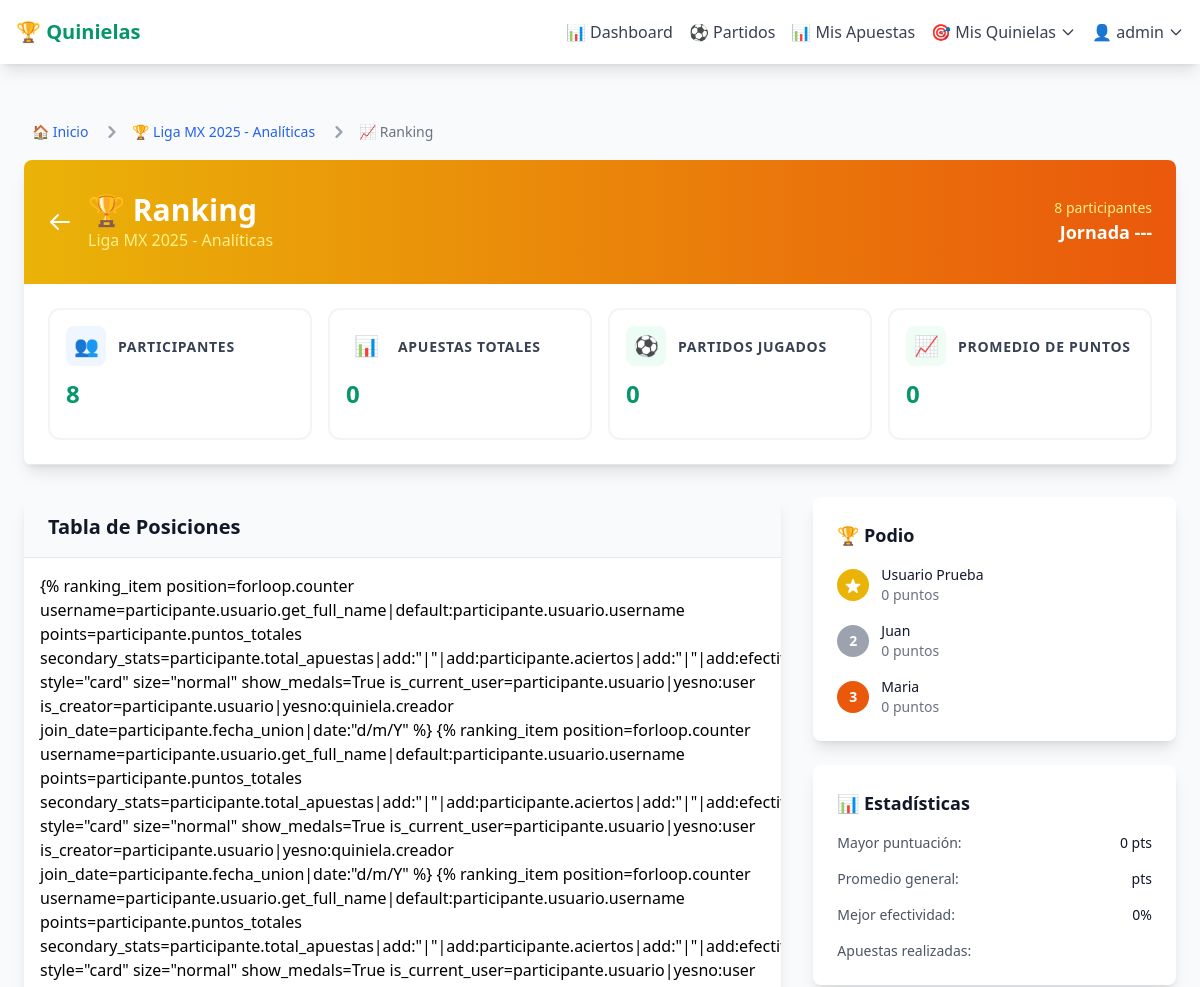
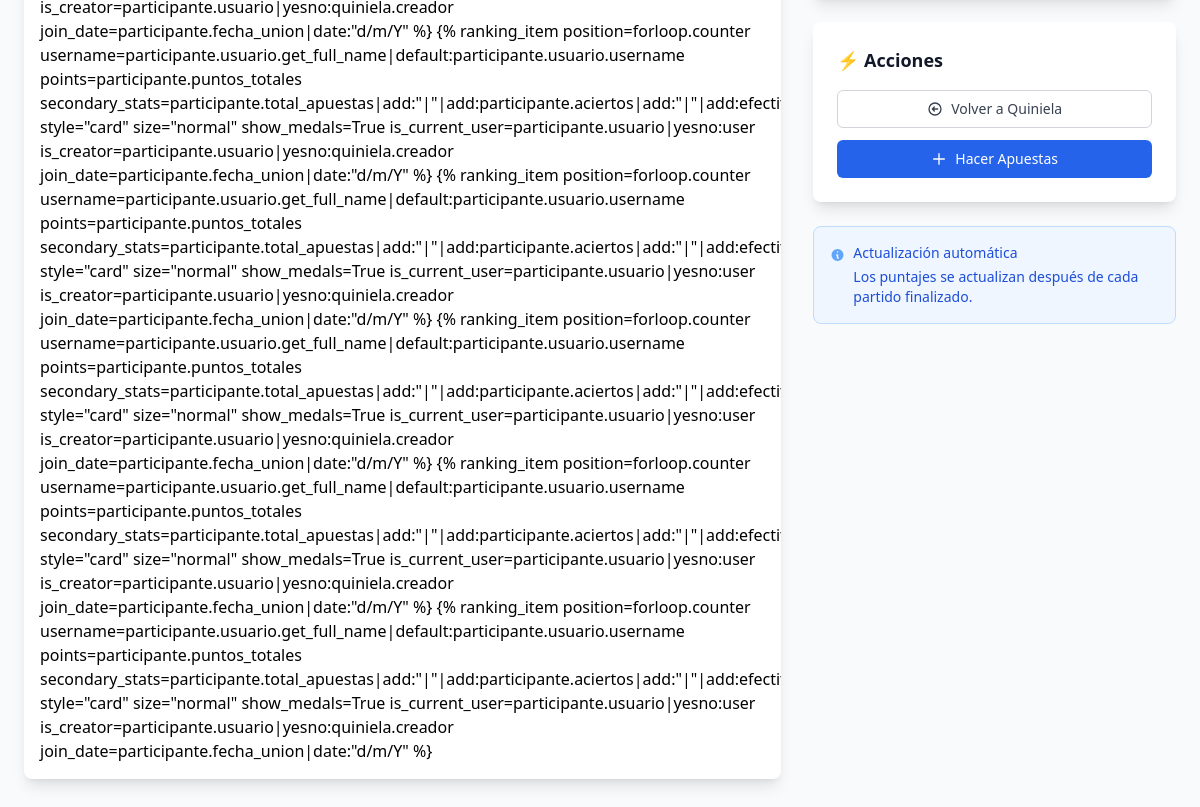
/quiniela/3/ranking/ (signed in), run on the app's committed database (2 pictures, top to bottom).
### quinielas/models.py (models this page shows, shortened)
class Quiniela(models.Model):
    nombre = models.CharField(max_length=100)
    descripcion = models.TextField(blank=True, null=True)
    codigo_acceso = models.CharField(max_length=10, unique=True, editable=False)
    creador = models.ForeignKey(User, on_delete=models.CASCADE, related_name='quinielas_creadas')
    fecha_limite = models.DateTimeField()
    fecha_creacion = models.DateTimeField(auto_now_add=True)
    activa = models.BooleanField(default=True)
    class Meta:
        verbose_name = "Quiniela"
        verbose_name_plural = "Quinielas"
        ordering = ['-fecha_creacion']
    def get_slug(self):
        return f"{slugify(self.nombre)}-{self.codigo_acceso.lower()}"
    def get_absolute_url(self):
        from django.urls import reverse
        return reverse('quinielas:detalle_slug', kwargs={'slug': self.get_slug()})

class Participante(models.Model):
    ESTADOS_PARTICIPANTE = [
        ('PENDIENTE', 'Pendiente de pago'),
        ('PAGADO', 'Pagado y activo'),
        ('SUSPENDIDO', 'Suspendido temporalmente'),
        ('ELIMINADO', 'Eliminado de la quiniela'),
    ]
    usuario = models.ForeignKey(User, on_delete=models.CASCADE)
    quiniela = models.ForeignKey(Quiniela, on_delete=models.CASCADE, related_name='participantes')
    fecha_union = models.DateTimeField(auto_now_add=True)
    puntos_totales = models.IntegerField(default=0)
    estado = models.CharField(
        max_length=20,
        choices=ESTADOS_PARTICIPANTE,
        default='PENDIENTE',
        help_text="Estado actual del participante"
    )
    fecha_pago = models.DateTimeField(
        null=True,
        blank=True,
        help_text="Fecha en que se registró el pago"
    )
    monto_pagado = models.DecimalField(
        max_digits=10,
        decimal_places=2,
        null=True,
        blank=True,
        help_text="Monto pagado por el participante"
    )
    metodo_pago = models.CharField(
        max_length=50,
        blank=True,
        help_text="Método de pago utilizado (efectivo, transferencia, etc.)"
    )
    notas_admin = models.TextField(
        blank=True,
        help_text="Notas privadas del administrador sobre este participante"
    )
    fecha_actualizacion = models.DateTimeField(auto_now=True)
    actualizado_por = models.ForeignKey(
        User,
        on_delete=models.SET_NULL,
        null=True,
        blank=True,
        related_name='participantes_gestionados',
        help_text="Usuario que realizó la última actualización"
    )
    class Meta:
        unique_together = ('usuario', 'quiniela')
        verbose_name = "Participante"
        verbose_name_plural = "Participantes"
        ordering = ['-puntos_totales', 'fecha_union']
    @property
    def total_apuestas(self):
        return self.apuestas.count()

### quinielas/views.py (the view)
# urls.py: path('quiniela/<int:pk>/ranking/', views.ranking_quiniela, name='ranking'),
@login_required
def ranking_quiniela(request, pk):
    quiniela = get_object_or_404(Quiniela, pk=pk)
    if not (quiniela.creador == request.user or
            quiniela.participantes.filter(usuario=request.user).exists()):
        messages.error(request, "No tienes acceso a esta quiniela.")
        return redirect('quinielas:home')
    participantes = quiniela.participantes.all()
    context = {
        'quiniela': quiniela,
        'participantes': participantes,
    }
    return render(request, 'quinielas/ranking.html', context)

### templates/quinielas/ranking.html (shortened to what this page needs)
{% extends 'base.html' %}
{% load stats_components %}
{% load navigation_tags %}
{% block content %}
<div class="min-h-screen bg-gray-50">
    <div class="max-w-6xl mx-auto py-8">
        {% breadcrumbs %}
        <div class="bg-white rounded-lg shadow-lg overflow-hidden mb-8">
            <div class="bg-gradient-to-r from-yellow-500 to-orange-600 px-6 py-8 text-white">
                <div class="flex items-center justify-between">
                    <div class="flex items-center space-x-4">
                        <a href="{{ quiniela|friendly_url }}" class="text-white hover:text-yellow-200">
                            <svg class="w-6 h-6" fill="none" stroke="currentColor" viewBox="0 0 24 24">
                                <path stroke-linecap="round" stroke-linejoin="round" stroke-width="2" d="M10 19l-7-7m0 0l7-7m-7 7h18"></path>
                            </svg>
                        </a>
                        <div>
                            <h1 class="text-3xl font-bold">🏆 Ranking</h1>
                            <p class="text-yellow-200">{{ quiniela.nombre }}</p>
                        </div>
                    </div>
                    <div class="text-right">
                        <div class="text-sm text-yellow-200">{{ participantes.count }} participante{{ participantes.count|pluralize }}</div>
                        <div class="text-lg font-semibold">Jornada {{ jornada_actual.numero|default:"---" }}</div>
                    </div>
                </div>
            </div>
            <div class="p-6 bg-white border-b">
                {% stats_grid columns=4 %}
                    {% stat_card title="Participantes" value=participantes.count icon="👥" size="compact" variant="minimal" icon_color="info" %}
                    {% stat_card title="Apuestas Totales" value=total_apuestas icon="📊" size="compact" variant="minimal" icon_color="neutral" %}
                    {% stat_card title="Partidos Jugados" value=partidos_jugados icon="⚽" size="compact" variant="minimal" icon_color="primary" %}
                    {% stat_card title="Promedio de Puntos" value=promedio_puntos|floatformat:1 icon="📈" size="compact" variant="minimal" icon_color="success" %}
                {% endstats_grid %}
            </div>
        </div>
        <div class="grid grid-cols-1 lg:grid-cols-3 gap-8">
            <div class="lg:col-span-2">
                <div class="bg-white rounded-lg shadow-lg overflow-hidden">
                    <div class="px-6 py-4 bg-gray-50 border-b">
                        <h2 class="text-xl font-semibold text-gray-900">Tabla de Posiciones</h2>
                    </div>
                    <div class="space-y-2 p-4">
                        {% for participante in participantes %}
                            {% widthratio participante.aciertos participante.total_apuestas 100 as efectividad %}
                            {% ranking_item
                                position=forloop.counter
                                username=participante.usuario.get_full_name|default:participante.usuario.username
                                points=participante.puntos_totales
                                secondary_stats=participante.total_apuestas|add:"|"|add:participante.aciertos|add:"|"|add:efectividad|add:"%"
                                style="card"
                                size="normal"
                                show_medals=True
                                is_current_user=participante.usuario|yesno:user
                                is_creator=participante.usuario|yesno:quiniela.creador
                                join_date=participante.fecha_union|date:"d/m/Y"
                            %}
                        {% endfor %}
                    </div>
                </div>
            </div>
            <div class="space-y-6">
                {% if participantes %}
                <div class="bg-white rounded-lg shadow-lg p-6">
                    <h3 class="text-lg font-semibold text-gray-900 mb-4">🏆 Podio</h3>
                    <div class="space-y-4">
                        {% for participante in participantes|slice:":3" %}
                        <div class="flex items-center space-x-3">
                            <div class="flex-shrink-0">
                                {% if forloop.counter == 1 %}
                                    <div class="w-8 h-8 bg-yellow-500 rounded-full flex items-center justify-center">
                                    </div>
                                {% elif forloop.counter == 2 %}
                                    <div class="w-8 h-8 bg-gray-400 rounded-full flex items-center justify-center">
                                        <span class="text-white text-sm font-bold">2</span>
                                    </div>
                                {% elif forloop.counter == 3 %}
                                    <div class="w-8 h-8 bg-orange-600 rounded-full flex items-center justify-center">
                                        <span class="text-white text-sm font-bold">3</span>
                                    </div>
                                {% endif %}
                            </div>
                            <div class="flex-1">
                                <div class="text-sm font-medium text-gray-900">
                                    {{ participante.usuario.get_full_name|default:participante.usuario.username }}
                                </div>
                                <div class="text-sm text-gray-500">{{ participante.puntos_totales }} puntos</div>
                            </div>
                        </div>
                        {% endfor %}
                    </div>
                </div>
                {% endif %}
                <div class="bg-white rounded-lg shadow-lg p-6">
                    <h3 class="text-lg font-semibold text-gray-900 mb-4">📊 Estadísticas</h3>
                    <div class="space-y-4">
                        <div class="flex justify-between">
                            <span class="text-sm text-gray-600">Mayor puntuación:</span>
                            <span class="text-sm font-medium text-gray-900">{{ max_puntos|default:"0" }} pts</span>
                        </div>
                        <div class="flex justify-between">
                            <span class="text-sm text-gray-600">Promedio general:</span>
                            <span class="text-sm font-medium text-gray-900">{{ promedio_puntos|floatformat:1 }} pts</span>
                        </div>
                        <div class="flex justify-between">
                            <span class="text-sm text-gray-600">Mejor efectividad:</span>
                            <span class="text-sm font-medium text-gray-900">{{ mejor_efectividad|default:"0" }}%</span>
                        </div>
                        <div class="flex justify-between">
                            <span class="text-sm text-gray-600">Apuestas realizadas:</span>
                        </div>
                    </div>
                </div>
                <div class="bg-white rounded-lg shadow-lg p-6">
                    <h3 class="text-lg font-semibold text-gray-900 mb-4">⚡ Acciones</h3>
                    <div class="space-y-3">
                        <a href="{% url 'quinielas:detalle' quiniela.pk %}"
                           class="w-full flex items-center justify-center px-4 py-2 border border-gray-300 rounded-md text-sm font-medium text-gray-700 bg-white hover:bg-gray-50">
                            <svg class="w-4 h-4 mr-2" fill="none" stroke="currentColor" viewBox="0 0 24 24">
                                <path stroke-linecap="round" stroke-linejoin="round" stroke-width="2" d="M11 15l-3-3m0 0l3-3m-3 3h8M3 12a9 9 0 1118 0 9 9 0 01-18 0z"></path>
                            </svg>
                            Volver a Quiniela
                        </a>
                        <a href="{% url 'quinielas:partidos' %}"
                           class="w-full flex items-center justify-center px-4 py-2 border border-transparent rounded-md text-sm font-medium text-white bg-blue-600 hover:bg-blue-700">
                            <svg class="w-4 h-4 mr-2" fill="none" stroke="currentColor" viewBox="0 0 24 24">
                                <path stroke-linecap="round" stroke-linejoin="round" stroke-width="2" d="M12 4v16m8-8H4"></path>
                            </svg>
                            Hacer Apuestas
                        </a>
                    </div>
                </div>
                <div class="bg-blue-50 border border-blue-200 rounded-lg p-4">
                    <div class="flex items-start">
                        <svg class="w-5 h-5 text-blue-400 mt-0.5 mr-2" fill="currentColor" viewBox="0 0 20 20">
                            <path fill-rule="evenodd" d="M18 10a8 8 0 11-16 0 8 8 0 0116 0zm-7-4a1 1 0 11-2 0 1 1 0 012 0zM9 9a1 1 0 000 2v3a1 1 0 001 1h1a1 1 0 100-2v-3a1 1 0 00-1-1H9z" clip-rule="evenodd"></path>
                        </svg>
                        <div class="text-sm text-blue-700">
                            <p class="font-medium">Actualización automática</p>
                            <p class="mt-1">Los puntajes se actualizan después de cada partido finalizado.</p>
                        </div>
                    </div>
                </div>
            </div>
        </div>
    </div>
</div>
{% endblock %}

### templates/base.html (shortened to what this page needs)
{% load static %}
<!DOCTYPE html>
<html lang="es">
<head>
    <script src="https://cdn.tailwindcss.com"></script>
</head>
<body class="bg-gray-50 min-h-screen"
      data-user-authenticated="{% if user.is_authenticated %}true{% else %}false{% endif %}"
      data-username="{{ user.username|default:'anonymous' }}">
    <nav class="bg-white shadow-lg sticky top-0 z-50">
        <div class="max-w-7xl mx-auto px-4">
            <div class="flex justify-between h-16">
                <div class="flex items-center">
                    <a href="{% url 'quinielas:home' %}" class="text-xl font-bold text-primary">
                        🏆 Quinielas
                    </a>
                </div>
                <div class="hidden md:flex items-center space-x-4">
                    {% if user.is_authenticated %}
                        <a href="{% url 'quinielas:dashboard' %}" class="text-gray-700 hover:text-primary font-medium transition-colors">
                            📊 Dashboard
                        </a>
                        <a href="{% url 'quinielas:partidos' %}" class="text-gray-700 hover:text-primary transition-colors">
                            ⚽ Partidos
                        </a>
                        <a href="{% url 'quinielas:mis_apuestas' %}" class="text-gray-700 hover:text-primary transition-colors">
                            📊 Mis Apuestas
                        </a>
                        {% load quinielas_extras %}
                        {% get_user_created_quinielas user as created_quinielas %}
                        {% if created_quinielas %}
                        <div class="relative group">
                            <button class="text-gray-700 hover:text-primary flex items-center transition-colors">
                                🎯 Mis Quinielas
                                <svg class="w-4 h-4 ml-1 transition-transform group-hover:rotate-180" fill="none" stroke="currentColor" viewBox="0 0 24 24">
                                    <path stroke-linecap="round" stroke-linejoin="round" stroke-width="2" d="M19 9l-7 7-7-7"></path>
                                </svg>
                            </button>
                        </div>
                        {% endif %}
                        <div class="relative group">
                            <button class="text-gray-700 hover:text-primary flex items-center font-medium transition-colors">
                                👤 {{ user.username }}
                                <svg class="w-4 h-4 ml-1 transition-transform group-hover:rotate-180" fill="none" stroke="currentColor" viewBox="0 0 24 24">
                                    <path stroke-linecap="round" stroke-linejoin="round" stroke-width="2" d="M19 9l-7 7-7-7"></path>
                                </svg>
                            </button>
                        </div>
                    {% endif %}
                </div>
            </div>
        </div>
    </nav>
    <main class="max-w-7xl mx-auto px-4 py-6">
        {% block content %}
        {% endblock %}
    </main>
</body>
</html>

### data on the page
Quiniela: nombre "Liga MX 2025 - Analíticas", count "8"
Participante: usuario.get_full_name "Usuario Prueba", puntos_totales "0"
Participante: shows "2", usuario.get_full_name "Juan", puntos_totales "0"
Participante: shows "3", usuario.get_full_name "Maria", puntos_totales "0"

### other printed values
{{ user.username }} "admin"
{{ crumb.title }} "🏠 Inicio" "🏆 Liga MX 2025 - Analíticas"
{{ crumb.title }} "📈 Ranking"
{{ jornada_actual.numero|default:"---" }} "---"
{{ icon }} "👥 📊 ⚽ 📈"
{{ title }} "PARTICIPANTES APUESTAS TOTALES PARTIDOS JUGADOS PROMEDIO DE PUNTOS"
{{ value|default:'0' }} "8 0 0 0"
{{ max_puntos|default:"0" }} "0"
{{ mejor_efectividad|default:"0" }} "0"
